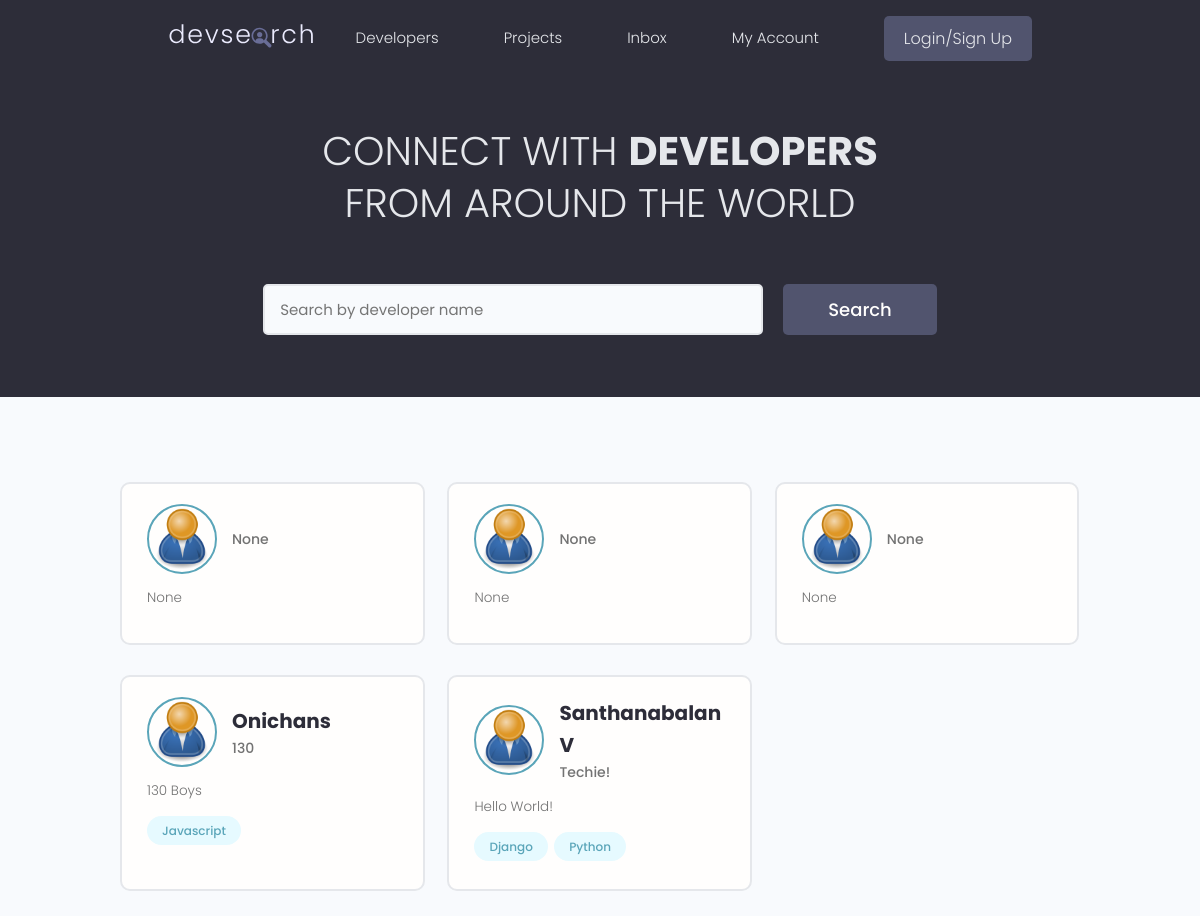
The page / on the database its author committed.
### users/models.py (models this page shows, shortened)
class Profile(models.Model):
    user = models.OneToOneField(User,on_delete = models.CASCADE,null=True,blank=True)
    name = models.CharField(max_length=200,null=True,blank=True)
    email = models.EmailField(max_length=200,null=True,blank=True)
    username = models.CharField(max_length=200,null=True,blank=True)
    location = models.CharField(max_length=200,null=True,blank=True)
    short_intro = models.CharField(max_length=200,null=True,blank=True)
    bio = models.TextField(null=True,blank=True)
    profile_image = models.ImageField(null=True,blank=True,upload_to = 'profiles/',default='profiles/user-default.png')
    social_github = models.CharField(max_length=200,null=True,blank=True)
    social_twitter = models.CharField(max_length=200,null=True,blank=True)
    social_linkedin = models.CharField(max_length=200,null=True,blank=True)
    social_youtube = models.CharField(max_length=200,null=True,blank=True)
    social_website = models.CharField(max_length=200,null=True,blank=True)
    created = models.DateTimeField(auto_now_add=True)
    id = models.UUIDField(default=uuid.uuid4,unique=True,primary_key=True,editable=False)

class Skill(models.Model):
    owner = models.ForeignKey(Profile,null=True,blank=True,on_delete=models.SET_NULL)
    name = models.CharField(max_length=200,null=True,blank=True)
    description = models.TextField(null=True,blank=True)
    created = models.DateTimeField(auto_now_add=True)
    id = models.UUIDField(default=uuid.uuid4,unique=True,primary_key=True,editable=False)
    def __str__(self):
        return self.name

### users/views.py (the view)
# urls.py: path('',views.profiles,name="profiles"),
def profiles(request):
    search , profiles = searchProfiles(request)
    custom_index,profiles = paginateProfiles(request,profiles,6)
    context = {'profiles':profiles,'search':search,'custom_index':custom_index}
    return render (request,'users/profiles.html',context)

### users/utils.py (called while the page is built)
def paginateProfiles(request,profiles,results):
    page = request.GET.get('page')
    paginator = Paginator(profiles, results)
    try:
        profiles = paginator.page(page)
    except PageNotAnInteger:
        page = 1
        profiles = paginator.page(page)
    except EmptyPage:
        messages.error(request,"Showing last page since query is beyond index")
        page = paginator.num_pages
        profiles = paginator.page(page)
    left_index = (int(page) - 4)
    if left_index < 1:
        left_index = 1
    right_index = (int(page) + 5)
    if right_index > paginator.num_pages:
        right_index = paginator.num_pages + 1
    custom_index = range(left_index,right_index)
    return custom_index,profiles

def searchProfiles(request):
    search = ''
    if request.GET.get('search'):
        search = request.GET.get('search')
    skills = Skill.objects.filter(name__icontains=search)
    profiles = Profile.objects.distinct().filter(
        Q(name__icontains=search) |
        Q(short_intro__icontains=search) |
        Q(skill__in=skills))
    return search , profiles

### users/templates/users/profiles.html (shortened to what this page needs)
{% extends 'main.html' %}
{% block content %}
  <main class="home">
    <section class="hero-section text-center">
      <div class="container container--narrow">
        <div class="hero-section__box">
          <h2>CONNECT WITH <span>DEVELOPERS</span></h2>
          <h2>FROM AROUND THE WORLD</h2>
        </div>
        <div class="hero-section__search">
          <form id="searchForm" class="form" action="{% url 'profiles' %}" method="get">
            <div class="form__field">
              <input class="input input--text" id="formInput#search" type="text" name="search" value ="{{search}}"
                placeholder="Search by developer name" />
            </div>
            <input class="btn btn--sub btn--lg" type="submit" value="Search" />
          </form>
        </div>
      </div>
    </section>
    <section class="devlist">
      <div class="container">
        <div class="grid grid--three">
          {% for profile in profiles %}
          <div class="column card">
            <div class="dev">
              <a href="{% url 'user-profile' profile.id %}" class="card__body">
                <div class="dev__profile">
                  <img class="avatar avatar--md" src="{{profile.profile_image.url}}" alt="image" />
                  <div class="dev__meta">
                    <h3>{{profile.name}}</h3>
                    <h5>{{profile.short_intro|slice:"60"}}</h5>
                  </div>
                </div>
                <p class="dev__info">
                    {{profile.bio|slice:"150"}}
                </p>
                <div class="dev__skills">
                    {% for skill in profile.skill_set.all|slice:"5" %}
                  <span class="tag tag--pill tag--main">
                    <small>{{skill}}</small>
                  </span>
                  {% endfor %}
                </div>
              </a>
            </div>
          </div>
          {% endfor %}
        </div>
      </div>
    </section>
  </main>
{% endblock content %}

### static/styles/app.css (style rules this page uses)
:root { --color-sub: #2d2d39; }
.btn--sub { background-color: var(--color-sub-light); }
.card { border: 2px solid var(--color-light); }
img { width: 100%; }
.hero-section { height: 40vh; display: flex; align-items: center; background-color: var(--color-sub); }
.hero-section__box { margin-bottom: 4rem; }
.hero-section__box > h2, .hero-section__box > h2 > span { font-size: 4rem; color: var(--color-light); line-height: 1.3; text-transform: uppercase; }
.hero-section__box > h2 { font-weight: 300; }
.hero-section__box > h2 > span { font-weight: 700; }
.hero-section__search > .form { display: flex; align-items: center; justify-content: center; gap: 2rem; }
.hero-section__search > .form input.input--text { width: 50rem; }
.devlist { margin-top: 8rem; }
.devlist .grid { align-items: stretch; }
.devlist .dev .dev__profile { display: flex; align-items: center; gap: 1.5rem; }
.devlist .dev .dev__meta h3 { color: var(--color-sub); font-size: 2rem; font-weight: 700; }
.devlist .dev .dev__meta h5 { color: var(--color-text); font-size: 1.4rem; font-weight: 500; }
.devlist .dev .dev__info { margin: 1.5rem 0; font-size: 1.35rem; line-height: 1.4; text-align: justify; }

### static/uikit/styles/modules/_variables.css (style rules this page uses)
:root { --color-main: #5aa5b9; --color-main-light: #e6faff; --color-sub: #3f4156; --color-sub-light: #51546e; --color-sub-lighter: #ededfd; --color-text: #737373; --color-gray: #8b8b8b; --color-light: #e5e7eb; --color-light-gray: #767676; --color-bg: #f8fafd; --color-white: #fffefd; --color-white-light: #f3f3f3; --color-success: #359e64; --color-success-bg: #def8e8; --color-error: #fc4b0b; --color-error-bg: #fff2ee; --font-base: 'Poppins', arial, helvetica, 'Segoe UI', roboto, ubuntu, sans-serif; --font-monospace: 'Fira Code', 'Courier New', courier, monospace; --font-regular: 300; --font-medium: 500; --font-bold: 700; --generic-shadow: 1px 1px 5px #00000010; --generic-transition: all 0.3s ease-in-out; }

### static/uikit/styles/modules/_base.css (style rules this page uses)
* { margin: 0; padding: 0; box-sizing: border-box; text-rendering: optimizeLegibility; color: inherit; font-size: inherit; }
html { font-size: 50%; }
@media only screen and (min-width: 480px) { html { font-size: 56.25%; } }
@media only screen and (min-width: 1200px) { html { font-size: 62.5%; } }
body { line-height: 1.6; font-weight: 400; font-size: 1.5rem; color: var(--color-text); background-color: var(--color-bg); min-height: 100vh; }

### static/uikit/styles/modules/_typography.css (style rules this page uses)
* { font-family: var(--font-base); }
h2 { font-size: 3.6rem; font-weight: var(--font-bold); }
h3 { font-size: 3.2rem; font-weight: var(--font-medium); }
h5 { font-size: 2.4rem; font-weight: var(--font-medium); }
h5, h6 { font-weight: var(--font-regular); }
p, span, strong { font-size: 1.6rem; color: var(--color-text); font-weight: var(--font-regular); }
a { padding-bottom: 2px; text-decoration: none; display: inline-block; color: var(--color-main); font-weight: var(--font-medium); }

### static/uikit/styles/modules/_utilities.css (style rules this page uses)
.container { width: 92%; max-width: 165rem; margin: 0 auto; box-sizing: border-box; }
.container--narrow { width: 92%; max-width: 120rem; }
@media screen and (min-width: 1000px) { .container { width: 90%; } }
@media screen and (min-width: 1000px) { .container--narrow { width: 85%; } }
@media screen and (min-width: 1200px) { .container { width: 80%; } }
@media screen and (min-width: 1200px) { .container--narrow { width: 72%; } }
.text-center { text-align: center; }

### static/uikit/styles/modules/_avatar.css (style rules this page uses)
.avatar { border-radius: 50%; border: 2px solid var(--color-main); object-fit: cover; }
.avatar--md { height: 7rem; width: 7rem; }

### static/uikit/styles/modules/_button.css (style rules this page uses)
.btn { display: inline-block; position: relative; cursor: pointer; background-color: var(--color-light); font-weight: var(--font-medium); color: var(--color-sub); text-decoration: none; padding: 1rem 2rem; border-radius: 0.5rem; border: none; width: -webkit-fit-content; width: -moz-fit-content; width: fit-content; height: -webkit-fit-content; height: -moz-fit-content; height: fit-content; font-size: 1.6rem; outline-width: 0; outline-color: transparent; -webkit-backface-visibility: hidden; backface-visibility: hidden; transition: all 0.3s ease-in-out; }
.btn--sub { background-color: var(--color-sub); color: var(--color-white); }
.btn--lg { font-size: 1.8rem; padding: 1.2rem 4.5rem; }

### static/uikit/styles/modules/_card.css (style rules this page uses)
.card { border-radius: 1rem; background-color: var(--color-white); border: 1.5px solid var(--color-light); width: auto; height: auto; margin-top: 0.5rem; margin-bottom: 0.5rem; overflow: hidden; }
.card__body, .card__header { padding: 2rem 2.5rem; }

### rows shown on the page
Profile: profile_image (placeholder picture), short_intro "None", bio "None"
Profile: profile_image (placeholder picture), short_intro "None", bio "None"
Profile: profile_image (placeholder picture), short_intro "None", bio "None"
Profile: profile_image (placeholder picture), name "Onichans", short_intro "130", bio "130 Boys"
Skill: name "Javascript"
Profile: profile_image (placeholder picture), name "Santhanabalan V", short_intro "Techie!", bio "Hello World!"
Skill: name "Django"
Skill: name "Python"
